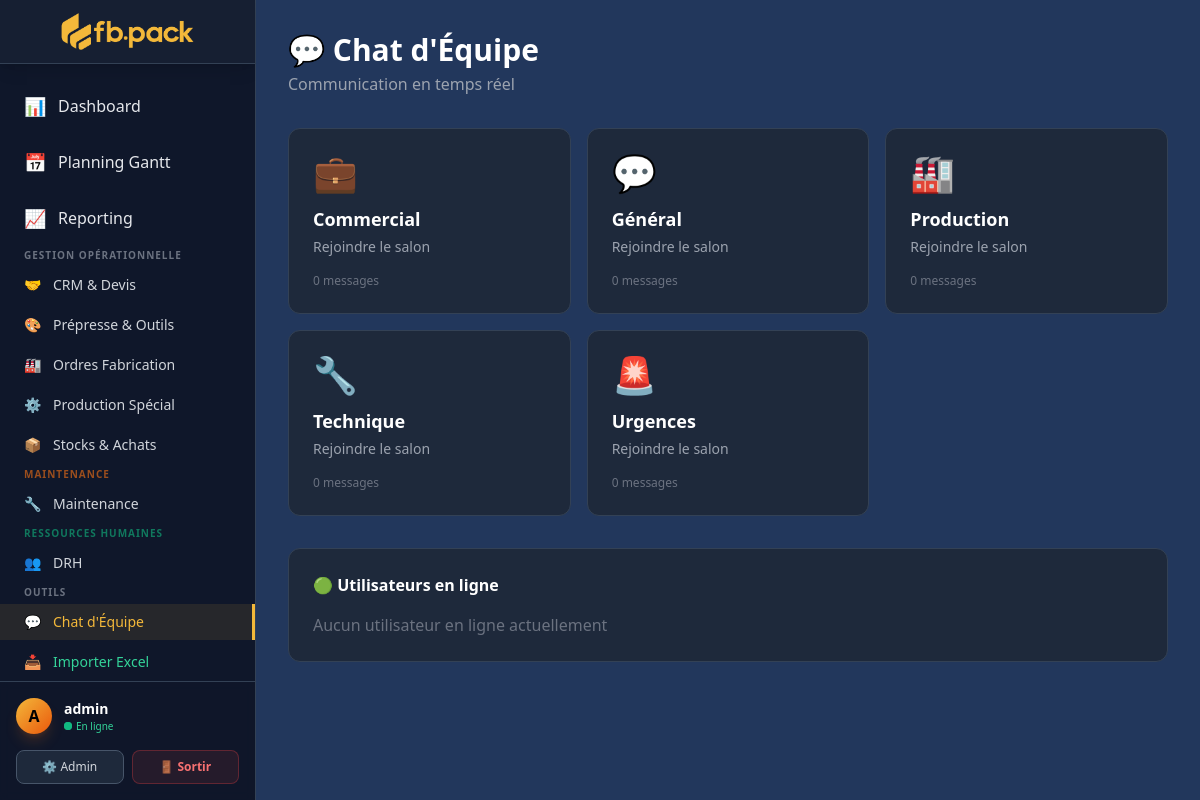
Page /chat/ (signed in) on the committed database.
### core/models.py (models this page shows, shortened)
class ChatRoom(models.Model):
    TYPE_CHOICES = [
        ('GENERAL', 'Général'), ('PRODUCTION', 'Production'),
        ('COMMERCIAL', 'Commercial'), ('TECHNIQUE', 'Technique'),
        ('URGENCE', 'Urgences'),
    ]
    name = models.CharField("Nom du salon", max_length=100)
    slug = models.SlugField("Slug", unique=True)
    type = models.CharField("Type", max_length=20, choices=TYPE_CHOICES, default='GENERAL')
    description = models.TextField("Description", blank=True)
    icone = models.CharField("Icône", max_length=10, default='💬')
    est_actif = models.BooleanField("Actif", default=True)
    date_creation = models.DateTimeField("Créé le", auto_now_add=True)
    membres = models.ManyToManyField(User, related_name='chat_rooms', blank=True, verbose_name="Membres")
    class Meta:
        verbose_name = "Salon de chat"
        verbose_name_plural = "Salons de chat"
        ordering = ['type', 'name']

### core/views.py (the view)
# urls.py: path('chat/', views.chat_home, name='chat_home'),
@login_required
def chat_home(request):
    rooms = ChatRoom.objects.filter(est_actif=True).order_by('type', 'name')
    default_rooms = [
        {'name': 'Général', 'slug': 'general', 'type': 'GENERAL', 'icone': '💬'},
        {'name': 'Production', 'slug': 'production', 'type': 'PRODUCTION', 'icone': '🏭'},
        {'name': 'Commercial', 'slug': 'commercial', 'type': 'COMMERCIAL', 'icone': '💼'},
        {'name': 'Technique', 'slug': 'technique', 'type': 'TECHNIQUE', 'icone': '🔧'},
        {'name': 'Urgences', 'slug': 'urgences', 'type': 'URGENCE', 'icone': '🚨'},
    ]
    for room_data in default_rooms:
        ChatRoom.objects.get_or_create(
            slug=room_data['slug'],
            defaults=room_data
        )
    rooms = ChatRoom.objects.filter(est_actif=True).order_by('type', 'name')
    online_users = UserPresence.objects.filter(is_online=True).select_related('user')
    context = {'rooms': rooms, 'online_users': online_users}
    return render(request, 'chat/chat_home.html', context)

### core/context_processors.py (called while the page is built)
def maintenance_alerts(request):
    if request.user.is_authenticated:
        try:
            count = AlerteMaintenance.objects.filter(est_traitee=False).count()
        except Exception:
            count = 0
        return {'alertes_maintenance_count': count}
    return {'alertes_maintenance_count': 0}

### templates/chat/chat_home.html
{% extends 'base.html' %}
{% block content %}
<div class="max-w-4xl mx-auto">
    <div class="flex justify-between items-center mb-8">
        <div>
            <h1 class="text-3xl font-bold text-white">💬 Chat d'Équipe</h1>
            <p class="text-gray-400 mt-1">Communication en temps réel</p>
        </div>
    </div>
    <div class="grid grid-cols-1 md:grid-cols-2 lg:grid-cols-3 gap-4">
        {% for room in rooms %}
        <a href="{% url 'chat_room' room.slug %}"
           class="bg-slate-800 rounded-xl border border-slate-700 p-6 hover:border-neon/50 hover:bg-slate-700/50 transition group">
            <div class="text-4xl mb-3">{{ room.icone }}</div>
            <h3 class="text-white font-bold text-lg group-hover:text-neon transition">{{ room.name }}</h3>
            <p class="text-gray-400 text-sm mt-1">{{ room.description|default:"Rejoindre le salon" }}</p>
            <div class="mt-4 text-xs text-gray-500">
                {{ room.messages.count }} messages
            </div>
        </a>
        {% endfor %}
    </div>
    <div class="mt-8 bg-slate-800 rounded-xl border border-slate-700 p-6">
        <h3 class="text-white font-bold mb-4">🟢 Utilisateurs en ligne</h3>
        <div class="flex flex-wrap gap-3">
            {% for presence in online_users %}
            <div class="flex items-center gap-2 bg-slate-700 px-3 py-2 rounded-lg">
                <span class="relative flex h-2 w-2">
                    <span class="animate-ping absolute inline-flex h-full w-full rounded-full bg-green-400 opacity-75"></span>
                    <span class="relative inline-flex rounded-full h-2 w-2 bg-green-500"></span>
                </span>
                <span class="text-gray-300">{{ presence.user.username }}</span>
                {% if presence.current_room %}
                <span class="text-xs text-gray-500">dans {{ presence.current_room.name }}</span>
                {% endif %}
            </div>
            {% empty %}
            <p class="text-gray-500">Aucun utilisateur en ligne actuellement</p>
            {% endfor %}
        </div>
    </div>
</div>
{% endblock %}

### templates/base.html (shortened to what this page needs)
{% load static %}
<!DOCTYPE html>
<html lang="fr" class="dark">
<head>
    <script src="https://cdn.tailwindcss.com"></script>
</head>
<body class="bg-darkbg text-gray-200 font-sans h-screen flex overflow-hidden">
    <aside class="w-64 bg-slate-900 border-r border-slate-700 flex flex-col shrink-0 transition-all duration-300">
        <div class="h-16 flex items-center justify-center border-b border-slate-700 p-2 shadow-lg bg-slate-800/50">
            <img src="{% static 'logo.png' %}" alt="Logo FB PACK" class="h-12 w-auto object-contain">
        </div>
        <nav class="flex-1 py-4 overflow-y-auto space-y-1">
            <a href="{% url 'dashboard' %}" class="nav-link flex items-center px-6 py-3 transition group {% if request.resolver_match.url_name == 'dashboard' %}active{% endif %}">
                <span class="mr-3 text-lg">📊</span> Dashboard
            </a>
            <a href="{% url 'planning' %}" class="nav-link flex items-center px-6 py-3 transition group {% if request.resolver_match.url_name == 'planning' %}active{% endif %}">
                <span class="mr-3 text-lg">📅</span> Planning Gantt
            </a>
            <a href="{% url 'reporting' %}" class="nav-link flex items-center px-6 py-3 transition group {% if request.resolver_match.url_name == 'reporting' %}active{% endif %}">
                <span class="mr-3 text-lg">📈</span> Reporting
            </a>
            <div class="mt-6 mb-2 px-6 text-[10px] font-extrabold text-gray-500 uppercase tracking-widest">
                Gestion Opérationnelle
            </div>
            <a href="{% url 'crm_view' %}" class="nav-link flex items-center px-6 py-2 transition text-sm text-gray-300 {% if 'crm' in request.path %}active{% endif %}">
                <span class="mr-3">🤝</span> CRM & Devis
            </a>
            <a href="{% url 'prepress_view' %}" class="nav-link flex items-center px-6 py-2 transition text-sm text-gray-300 {% if 'prepress' in request.path %}active{% endif %}">
                <span class="mr-3">🎨</span> Prépresse & Outils
            </a>
            <a href="{% url 'of_list' %}" class="nav-link flex items-center px-6 py-2 transition text-sm text-gray-300 {% if '/of/' in request.path %}active{% endif %}">
                <span class="mr-3">🏭</span> Ordres Fabrication
            </a>
            <a href="{% url 'prod_dashboard' %}" class="nav-link flex items-center px-6 py-2 transition text-sm text-gray-300 {% if '/prod/' in request.path and '/encre/' not in request.path %}active{% endif %}">
                <span class="mr-3">⚙️</span> Production Spécial
            </a>
            <a href="{% url 'stock_advanced' %}" class="nav-link flex items-center px-6 py-2 transition text-sm text-gray-300 {% if '/stock/' in request.path %}active{% endif %}">
                <span class="mr-3">📦</span> Stocks & Achats
            </a>
            <div class="mt-6 mb-2 px-6 text-[10px] font-extrabold text-orange-500/60 uppercase tracking-widest">
                Maintenance
            </div>
            <a href="{% url 'maintenance_dashboard' %}" class="nav-link-maint flex items-center px-6 py-2 transition text-sm text-gray-300 {% if '/maintenance/' in request.path %}active{% endif %}">
                <span class="mr-3">🔧</span>
                <span>Maintenance</span>
            </a>
            <div class="mt-6 mb-2 px-6 text-[10px] font-extrabold text-emerald-500/60 uppercase tracking-widest">
                Ressources Humaines
            </div>
            <a href="{% url 'drh_dashboard' %}" class="nav-link-drh flex items-center px-6 py-2 transition text-sm text-gray-300 {% if '/drh/' in request.path %}active{% endif %}">
                <span class="mr-3">👥</span>
                <span>DRH</span>
            </a>
            <div class="mt-6 mb-2 px-6 text-[10px] font-extrabold text-gray-500 uppercase tracking-widest">
                Outils
            </div>
            <a href="{% url 'chat_home' %}" class="nav-link flex items-center px-6 py-2 transition text-sm text-gray-300 {% if 'chat' in request.path %}active{% endif %}">
                <span class="mr-3">💬</span> Chat d'Équipe
            </a>
            <a href="{% url 'import_stock' %}" class="nav-link flex items-center px-6 py-2 transition text-sm text-emerald-400 hover:text-emerald-300 {% if 'import' in request.path %}active{% endif %}">
                <span class="mr-3">📥</span> Importer Excel
            </a>
        </nav>
        <div class="mt-auto border-t border-slate-700 p-4 bg-slate-900/80 backdrop-blur-sm">
            <div class="flex items-center gap-3 mb-4">
                <div class="h-9 w-9 rounded-full bg-gradient-to-br from-neon to-orange-600 flex items-center justify-center text-black font-bold shadow-lg shadow-orange-500/20">
                    {{ user.username|slice:":1"|upper }}
                </div>
                <div class="overflow-hidden">
                    <p class="text-sm font-bold text-white truncate w-32">{{ user.username|default:"Utilisateur" }}</p>
                    <p class="text-[10px] text-emerald-400 flex items-center gap-1">
                        <span class="relative flex h-2 w-2">
                            <span class="relative inline-flex rounded-full h-2 w-2 bg-emerald-500"></span>
                        </span>
                        En ligne
                    </p>
                </div>
            </div>
            <div class="grid grid-cols-2 gap-2">
                <a href="{% url 'admin_view' %}" class="flex items-center justify-center gap-1 text-xs font-medium bg-slate-800 hover:bg-slate-700 text-gray-300 py-2 rounded-lg border border-slate-600 transition duration-200">
                    ⚙️ Admin
                </a>
                <form action="{% url 'logout' %}" method="post" class="w-full">
                    <button type="submit" class="w-full flex items-center justify-center gap-1 text-xs font-bold bg-red-500/10 hover:bg-red-500/20 text-red-400 border border-red-500/30 py-2 rounded-lg transition duration-200">
                        🚪 Sortir
                    </button>
                </form>
            </div>
        </div>
    </aside>
    <main class="flex-1 overflow-auto bg-darkbg relative w-full h-full">
        <div class="p-8">
            {% block content %}
            {% endblock %}
        </div>
    </main>
</body>
</html>

### templates/base.html (style rules this page uses)
.nav-link.active { color: #f3b83a; background: rgba(243, 184, 58, 0.1); border-right: 3px solid #f3b83a; }

### rows in the picture
ChatRoom: icone "💼", name "Commercial", description "Rejoindre le salon", messages.count "0"
ChatRoom: icone "💬", name "Général", description "Rejoindre le salon", messages.count "0"
ChatRoom: icone "🏭", name "Production", description "Rejoindre le salon", messages.count "0"
ChatRoom: icone "🔧", name "Technique", description "Rejoindre le salon", messages.count "0"
ChatRoom: icone "🚨", name "Urgences", description "Rejoindre le salon", messages.count "0"

### other values in the picture
{{ user.username|slice:":1"|upper }} "A"
{{ user.username|default:"Utilisateur" }} "admin"
